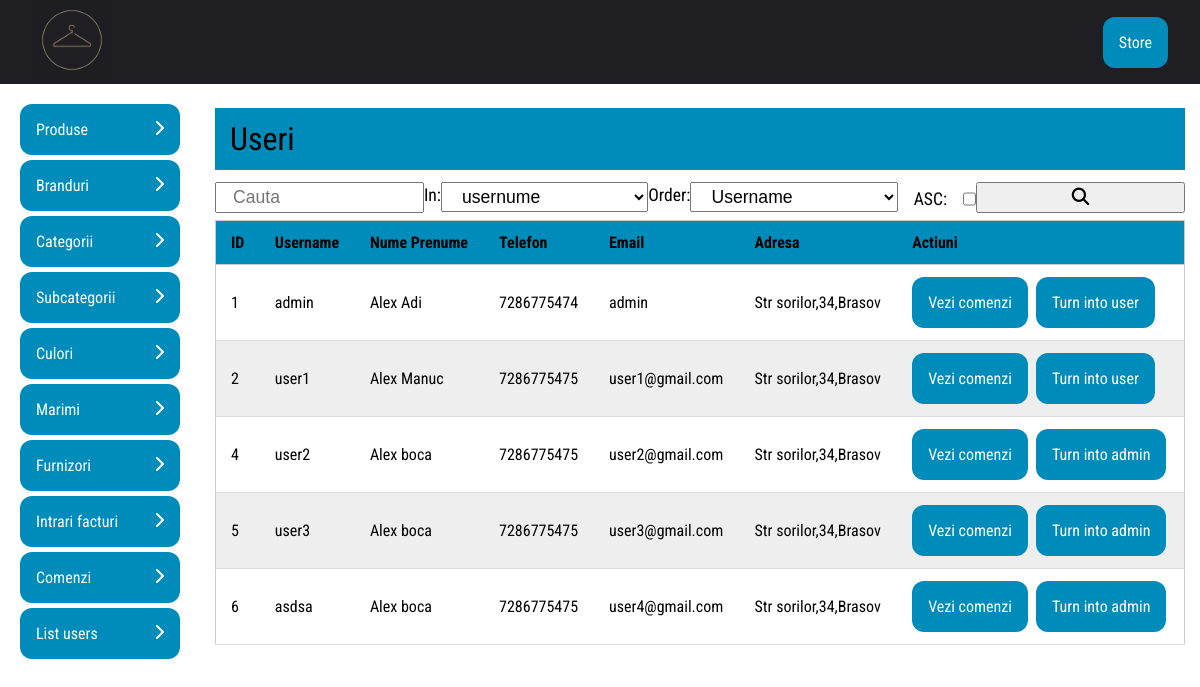
The app's page /admin_area/view_users.php (signed in) with its own data.
### tables this page shows
CREATE TABLE IF NOT EXISTS `utilizatori` (
  `ID` int NOT NULL AUTO_INCREMENT,
  `username` varchar(32) NOT NULL,
  `password` varchar(64) NOT NULL,
  `email` varchar(100) NOT NULL,
  `nume` varchar(32) NOT NULL,
  `prenume` varchar(32) NOT NULL,
  `telefon` varchar(10) NOT NULL,
  `adresa` varchar(255) NOT NULL,
  `cod_judet` int NOT NULL,
  `Oras` varchar(32) NOT NULL,
  `zipcode` varchar(16) NOT NULL,
  `tip` enum('0','1') NOT NULL COMMENT 'user(0),admin(1)',
  PRIMARY KEY (`ID`),
  KEY `cod_judet` (`cod_judet`)
);

### admin_area/view_users.php (the view, shortened to what this page needs)
<?php
include("../includes/connect.php");
$start = 0;
$rows_per_page = 25;
$string_query = "SELECT *,utilizatori.ID AS id_user,judete.ID AS id_judet FROM utilizatori INNER JOIN judete ON utilizatori.cod_judet=judete.ID LIMIT $start,$rows_per_page";
$user_query = mysqli_query($con, $string_query);
?>
<!DOCTYPE html>
<html lang="en">
<head>
  <link rel="stylesheet" href="css/style.css">
</head>
<body>
  <?php include('includes/header.php') ?>
  <div class="wrapper">
    <?php include("includes/sidebar.php") ?>
    <div class="container">
      <div class="orders-wrapper">
        <div class="search-wrapper">
          <div class="order-detail-header">Useri</div>
          <form method="get" class="search_form">
            <input type="text" name='input_text' id="orders_search_bar" placeholder="Cauta" value="<?php if (isset($_GET['input_text']))  echo $_GET['input_text']; ?>">
            <label for="categorii">In: </label>
            <select name="cat" id="categorii">
              <option value="1" <?php if (isset($_GET['cat']) && $_GET['cat'] == 1) echo "selected" ?>>usernume</option>
            </select>
            <label for="orderSelect">Order:</label>
            <select name="order" id="orderSelect">
              <option value="1" <?php if (isset($_GET['order']) && $_GET['order'] == 1) echo "selected" ?>>Username</option>
            </select>
            <div class="checkbox-container">
              <label for="checkbox-search">ASC:</label>
              <input type="checkbox" name='asc' id="checkbox-search" <?php if (isset(($_GET['asc']))) echo "checked" ?>>
            </div>
            <button type="submit" name="submit_search"><i class="fa fa-search" aria-hidden="true"></i></button>
          </form>
          <?php
          if (mysqli_num_rows($user_query) ==  0) {
          ?>
            <div class='message' onclick="this.remove()">No results .</div>
            <?php
          } else {
            ?>
            <table id="table_field">
              <thead>
                <th>ID</th>
                <th>Username</th>
                <th>Nume Prenume</th>
                <th>Telefon</th>
                <th>Email</th>
                <th>Adresa</th>
                <th>Actiuni</th>
              </thead>
              <tbody>
                <?php
                while ($row = mysqli_fetch_assoc($user_query)) {
                ?>
                  <tr>
                    <td data-title="ID">
                      <div class="td-wrapper"><?= $row['id_user'] ?></div>
                    </td>
                    <td data-title="Username">
                      <div class="td-wrapper"><?= $row['username'] ?></div>
                    </td>
                    <td data-title="Nume Prenunme">
                      <div class="td-wrapper"><?= $row['nume'] . " " . $row['prenume']  ?></div>
                    </td>
                    <td data-title="Telefon">
                      <div class="td-wrapper"><?= $row['telefon'] ?></div>
                    </td>
                    <td data-title="Email">
                      <div class="td-wrapper"><?= $row['email'] ?></div>
                    </td>
                    <td data-title="Adresa">
                      <div class="td-wrapper"><?php echo "{$row['adresa']},{$row['Oras']}" ?></div>
                    </td>
                    <td data-title="Actiuni">
                      <div class="td-wrapper"><a href="view_user_orders.php?user_id=<?= $row['id_user'] ?>" class="buttons">Vezi comenzi</a>
                        <a href="view_users.php?user_id=<?= $row['id_user'] ?>&action=<?= $row['tip'] ?>" class="buttons" onclick="confirm('Are u sure ?')"><?php echo ($row['tip'] == 0) ? "Turn into admin" : "Turn into user" ?></a>
                      </div>
                    </td>
                  </tr>
              <?php
                }
              } ?>
              </tbody>
            </table>
        </div>
      </div>
    </div>
  </div>
</body>
</html>

### admin_area/css/style.css (style rules this page uses)
html { height: 100%; box-sizing: border-box; font-family: "Roboto Condensed", sans-serif; }
*, *::before, *::after { box-sizing: border-box; padding: 0; margin: 0; text-decoration: none; }
.wrapper { display: flex; min-height: 90vh; }
.container { display: flex; flex-direction: column; align-items: center; justify-content: flex-start; flex-grow: 1; padding: 12px 15px; }
.buttons { background-color: #008cba; border: none; color: white; padding: 1rem; text-align: center; font-size: 1rem; border-radius: 12px; cursor: pointer; flex-shrink: 1; }
select, option, input, label, .search_form button { padding: 0.2rem 1rem; font-size: 1.1rem; width: 100%; }
.orders-wrapper { width: 100%; }
.search-wrapper { padding: 12px 0; }
.search_form { display: flex; flex-direction: column; align-items: flex-start; justify-content: flex-start; }
.checkbox-container { display: flex; padding: 0.25rem 0; }
#categorii { margin-bottom: 0.5rem; }
#checkbox-search { padding: 12px 15px; }
#table_field, #table_field--wide { border-collapse: collapse; width: 100%; border-radius: 5px 5px 0 0; }
#table_field th, #table_field td, #table_field--wide th, #table_field--wide td { padding: 12px 15px; }
#table_field tbody tr, #table_field--wide tbody tr { border-bottom: 1px solid #dddddd; }
#table_field, #table_field thead, #table_field tbody, #table_field th, #table_field td, #table_field tr, #table_field--wide, #table_field--wide thead, #table_field--wide tbody, #table_field--wide th, #table_field--wide td, #table_field--wide tr { display: block; }
#table_field tr, #table_field--wide tr { border: 1px solid #ccc; }
#table_field td, #table_field--wide td { position: relative; }
#table_field td::before, #table_field--wide td::before { position: absolute; top: 0px; left: 0px; width: 110px; padding: 8px; text-align: left; white-space: nowrap; content: attr(data-title); text-transform: capitalize; background: #f9f6e0; height: 100%; overflow: hidden; }
.td-wrapper { padding-left: 120px; display: flex; gap: 0.5rem; flex-shrink: 1; }
#table_field tbody tr:nth-child(even), #table_field--wide tbody tr:nth-child(even) { background: #eee; }
.order-detail-header { padding: 12px 15px; width: 100%; margin-bottom: 12px; background-color: #008cba; font-size: 2rem; }
@media screen and (min-width: 992px) { #table_field { display: table; } }
@media screen and (min-width: 992px) { #table_field thead { display: table-header-group; } }
@media screen and (min-width: 992px) { #table_field td, #table_field th { display: table-cell; } }
@media screen and (min-width: 992px) { #table_field tr { display: table-row; } }
@media screen and (min-width: 992px) { #table_field tbody { display: table-row-group; } }
@media screen and (min-width: 992px) { #table_field thead tr, #table_field td, #table_field td::before { position: static; } }
@media screen and (min-width: 992px) { #table_field td::before { content: none; } }
@media screen and (min-width: 992px) { #table_field .td-wrapper { padding-left: 0; } }
@media screen and (min-width: 992px) { .search_form { flex-direction: row; } }
@media screen and (min-width: 992px) { .search_form > label { padding-left: 0; padding-right: 0; width: min-content; } }

### records on screen
utilizatori: ID "1", username "admin", nume "Alex", prenume "Adi", telefon "7286775474", email "admin", adresa "Str sorilor,34", Oras "Brasov", tip "Turn into user"
utilizatori: ID "2", username "user1", nume "Alex", prenume "Manuc", telefon "7286775475", email "user1@gmail.com", adresa "Str sorilor,34", Oras "Brasov", tip "Turn into user"
utilizatori: ID "4", username "user2", nume "Alex", prenume "boca", telefon "7286775475", email "user2@gmail.com", adresa "Str sorilor,34", Oras "Brasov", tip "Turn into admin"
utilizatori: ID "5", username "user3", nume "Alex", prenume "boca", telefon "7286775475", email "user3@gmail.com", adresa "Str sorilor,34", Oras "Brasov", tip "Turn into admin"
utilizatori: ID "6", username "asdsa", nume "Alex", prenume "boca", telefon "7286775475", email "user4@gmail.com", adresa "Str sorilor,34", Oras "Brasov", tip "Turn into admin"
